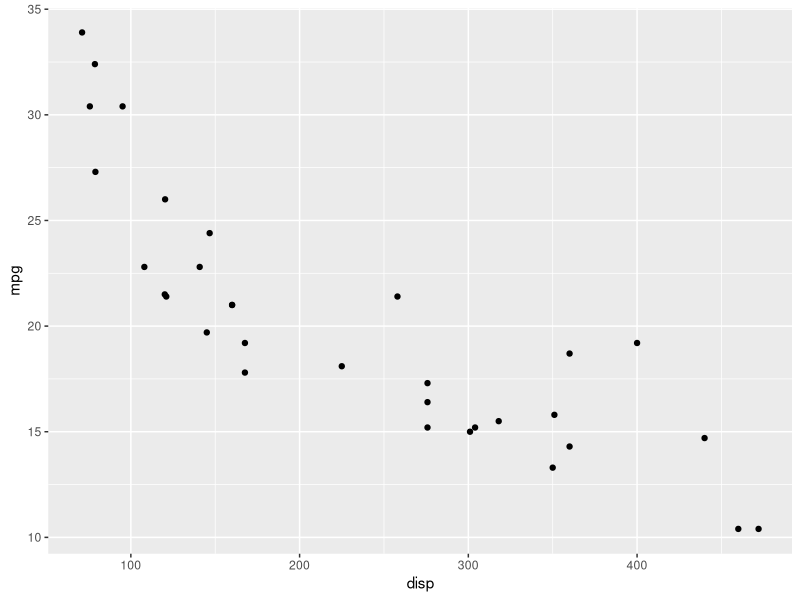
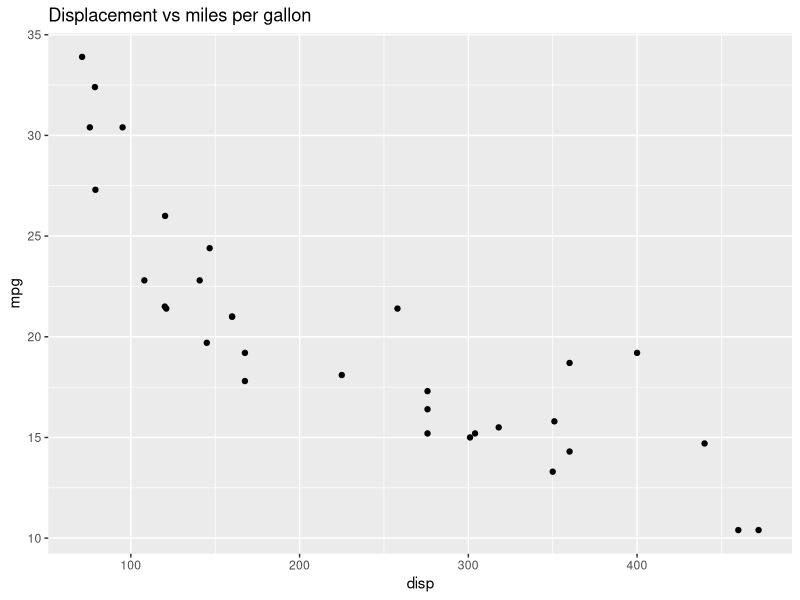
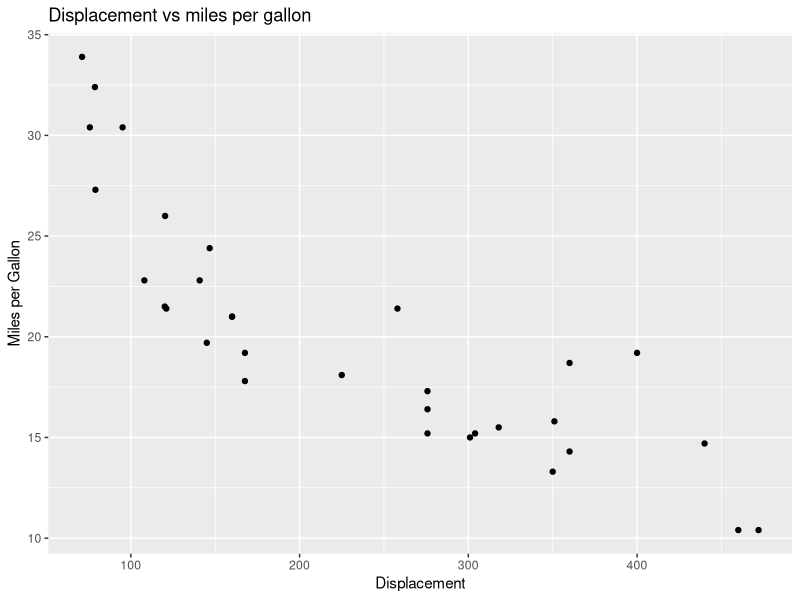
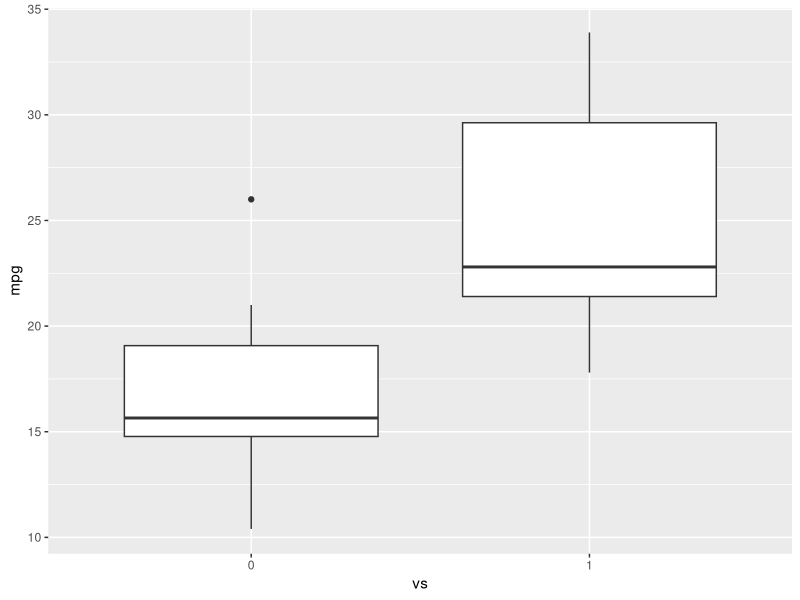
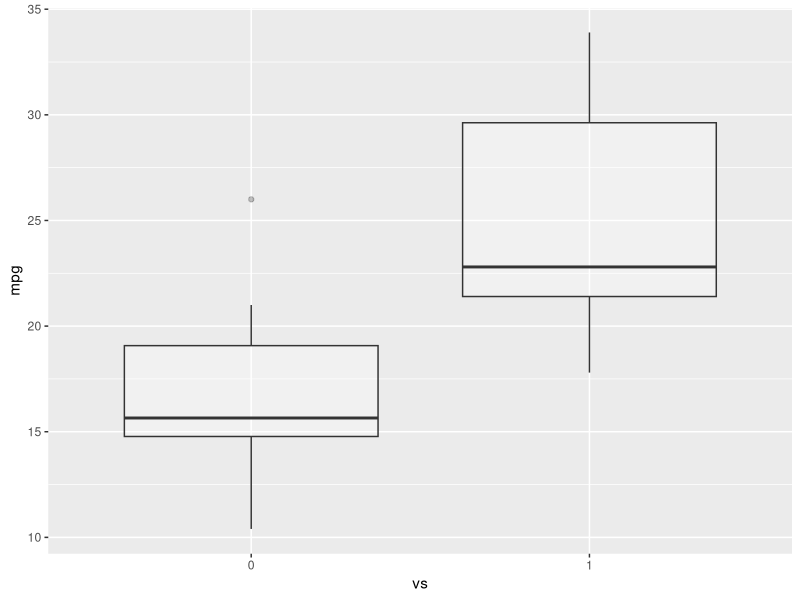
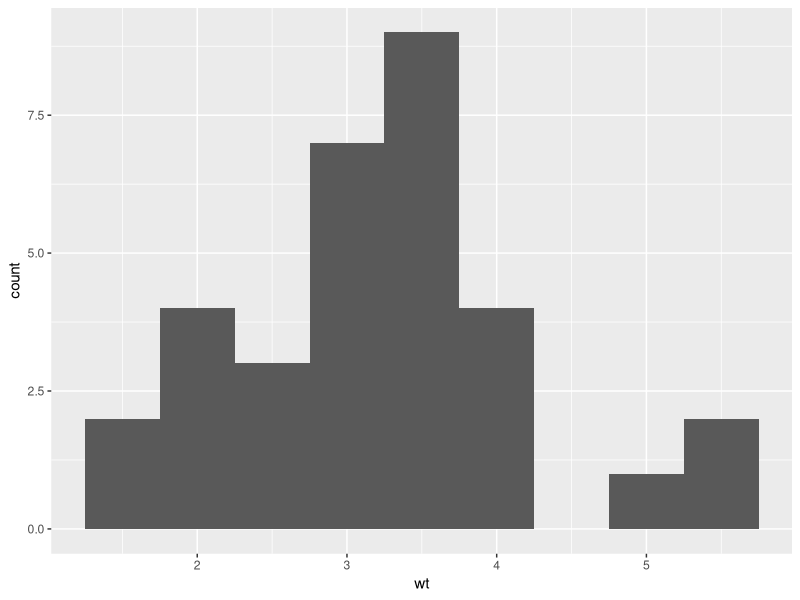
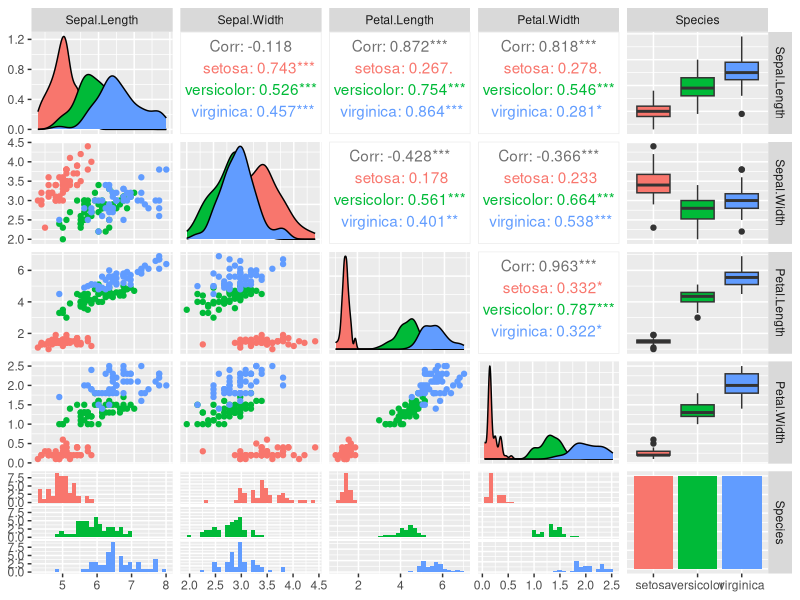

The R script that drew these images, in order:
library(datasets)
data(iris)
View(iris)

# how many different species there are present in the data set. 
unique(iris$Species)

data(mtcars)
head(mtcars,5)
?mtcars

library(ggplot2)
ggplot(aes(x=disp,y=mpg,),data=mtcars)+geom_point()
ggplot(aes(x=disp,y=mpg,),data=mtcars)+geom_point()+ggtitle("Displacement vs miles per gallon")
ggplot(aes(x=disp,y=mpg,),data=mtcars)+geom_point()+
  ggtitle("Displacement vs miles per gallon")+
  labs(x='Displacement', y="Miles per Gallon")

mtcars$vs <- as.factor(mtcars$vs)
ggplot(aes(x=vs,y=mpg),data=mtcars)+geom_boxplot()
ggplot(aes(x=vs,y=mpg),data=mtcars)+geom_boxplot(alpha=0.3)+
  theme(legend.position='none')
ggplot(aes(x=wt),data=mtcars)+geom_histogram(binwidth=.5)


library(GGally)
ggpairs(iris, mapping=ggplot2::aes(colour=Species))
